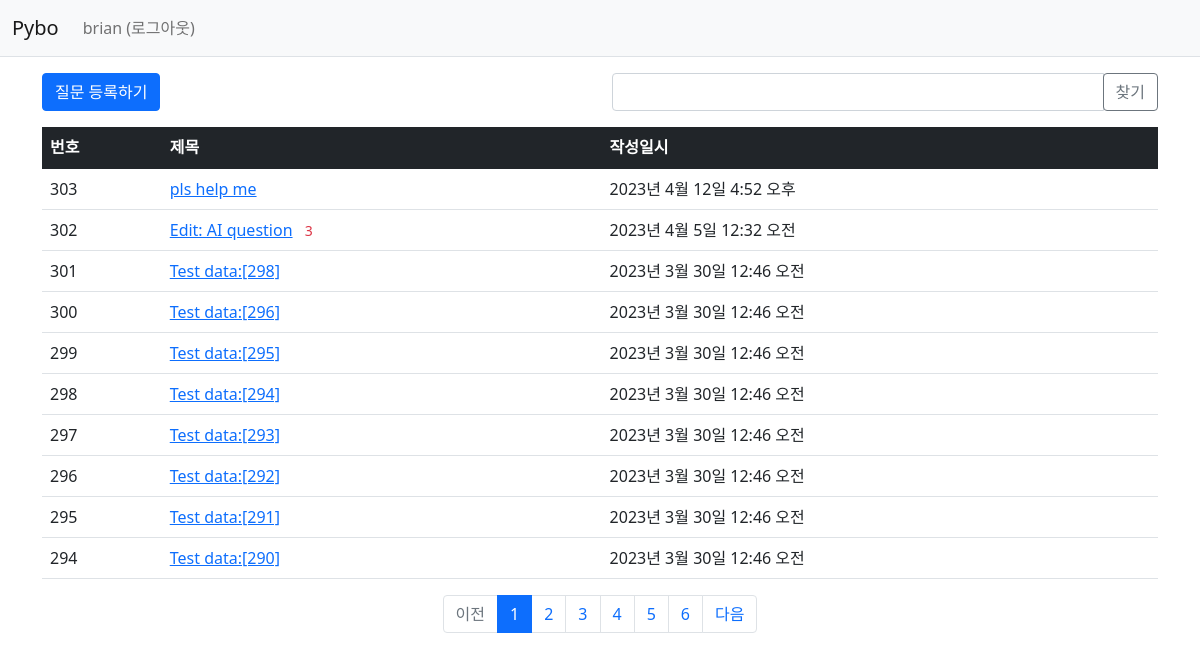
Page /pybo/ (signed in) on the committed database.
### pybo/models.py (models this page shows, shortened)
class Question(models.Model):
    author = models.ForeignKey(User, on_delete=models.CASCADE, related_name='author_question')  # question author
    subject = models.CharField(max_length=200)
    content = models.TextField()
    create_date = models.DateTimeField()
    modify_date = models.DateTimeField(null=True, blank=True)   # modified date
    voter = models.ManyToManyField(User, related_name='voter_question')    # 질문 추천인 추가. ManyToManyField = DB N:N relation

### pybo/views/base_views.py (the view, shortened to what this page needs)
# urls.py: path('', base_views.index, name='index'),    # '/'에 해당되는 path. 즉 http://localhost:8080/
def index(request):
    page = request.GET.get('page', '1')  # 페이지. # GET방식으로 호출된 url에서 page값을 가져올 때 사용됨
    kw = request.GET.get('kw','')   # 검색어
    question_list = Question.objects.order_by('-create_date')
    paginator = Paginator(question_list, 10)  # 페이지당 10개씩 보여주기
    page_obj = paginator.get_page(page)
    context = {'question_list': page_obj, 'page': page, 'kw': kw}
    return render(request, 'pybo/question_list.html', context)

### pybo/templatetags/pybo_filter.py (called while the page is built)
@register.filter
def sub(value, arg):
    return value - arg

### templates/pybo/question_list.html (shortened to what this page needs)
{%  extends 'base.html' %}
{% load pybo_filter %}
{% block content %}
<div class="container my-3">
    <div class="row my-3">
        <div class="col-6">
            <a href="{% url 'pybo:question_create' %}" class="btn btn-primary">질문 등록하기</a>
        </div>
        <div class="col-6">
            <div class="input-group">
                <input type="text" id="search_kw" class="form-control" value="{{ kw|default_if_none:'' }}">
                <div class="input-group-append">
                    <button class="btn btn-outline-secondary" type="button" id="btn_search">찾기</button>
                </div>
            </div>
        </div>
    </div>
    <table class="table">
        <thead>
        <tr class="table-dark">
            <th>번호</th>
            <th>제목</th>
            <th>작성일시</th>
        </tr>
        </thead>
        <tbody>
        {% if question_list %}
        {% for question in question_list %}
        <tr>
            <td>
                {{ question_list.paginator.count|sub:question_list.start_index|sub:forloop.counter0|add:1 }}
            </td>
            <td>
                <a href="{% url 'pybo:detail' question.id %}">{{ question.subject }}</a>
                {% if question.answer_set.count > 0 %}
                    <span class="text-danger small mx-2">{{ question.answer_set.count }}</span>
                {% endif %}
            </td>
            <td>{{ question.create_date }}</td>
        </tr>
        {% endfor %}
        {% else %}
        <tr>
            <td colspan="3">질문이 없습니다.</td>
        </tr>
        {% endif %}
        </tbody>
    </table>
    <ul class="pagination justify-content-center">
        {% if question_list.has_previous %}
        <li class="page-item">
        <a class="page-link" data-page="{{ question_list.previous_page_number }}"
           href="javascript:void(0)">이전</a>
        </li>
        {% else %}
        <li class="page-item disabled">
            <a class="page-link" tabindex="-1" aria-disabled="true" href="#">이전</a>
        </li>
        {% endif %}
        {% for page_number in question_list.paginator.page_range %}
        {% if page_number >= question_list.number|add:-5 and page_number <= question_list.number|add:5 %}
        {% if page_number == question_list.number %}
        <li class="page-item active" aria-current="page">
            <a class="page-link" data-page="{{ page_number }}"
               href="javascript:void(0)">{{ page_number }}</a>
        </li>
        {% else %}
        <li class="page-item">
            <a class="page-link" data-page="{{ page_number }}"
               href="javascript:void(0)">{{ page_number }}</a>
        </li>
        {% endif %}
        {% endif %}
        {% endfor %}
        {% if question_list.has_next %}
        <li class="page-item">
            <a class="page-link" data-page="{{ question_list.next_page_number }}"
               href="javascript:void(0)">다음</a>
        </li>
        {% else %}
        <li class="page-item disabled">
            <a class="page-link" tabindex="-1" aria-disabled="true" href="#">다음</a>
        </li>
        {% endif %}
    </ul>
</div>
{% endblock %}

### templates/navbar.html (shortened to what this page needs)
<nav class="navbar navbar-expand-lg navbar-light bg-light border-bottom">
    <div class="container-fluid">
        <a class="navbar-brand" href="{% url 'pybo:index' %}">Pybo</a>
        <div class="collapse navbar-collapse" id="navbarSupportedContent">
            <ul class="navbar-nav me-auto mb-2 mb-lg-0">
                <li class="nav-item">
                    {% if user.is_authenticated %}
                        <a class="nav-link" href="{% url 'common:logout' %}">{{ user.username }} (로그아웃)</a>
                    {% else %}
                        <a class="nav-link" href="{% url 'common:login' %}">로그인</a>
                    {% endif %}
                </li>
            </ul>
        </div>
    </div>
</nav>

### rows in the picture
Question: paginator.count|sub "303", subject "pls help me", create_date "2023년 4월 12일 4:52 오후"
Question: paginator.count|sub "302", subject "Edit: AI question", answer_set.count "3", create_date "2023년 4월 5일 12:32 오전"
Question: paginator.count|sub "301", subject "Test data:[298]", create_date "2023년 3월 30일 12:46 오전"
Question: paginator.count|sub "300", subject "Test data:[296]", create_date "2023년 3월 30일 12:46 오전"
Question: paginator.count|sub "299", subject "Test data:[295]", create_date "2023년 3월 30일 12:46 오전"
Question: paginator.count|sub "298", subject "Test data:[294]", create_date "2023년 3월 30일 12:46 오전"
Question: paginator.count|sub "297", subject "Test data:[293]", create_date "2023년 3월 30일 12:46 오전"
Question: paginator.count|sub "296", subject "Test data:[292]", create_date "2023년 3월 30일 12:46 오전"
Question: paginator.count|sub "295", subject "Test data:[291]", create_date "2023년 3월 30일 12:46 오전"
Question: paginator.count|sub "294", subject "Test data:[290]", create_date "2023년 3월 30일 12:46 오전"

### other values in the picture
{{ user.username }} "brian"
{{ page_number }} "1"
{{ page_number }} "2" "3" "4" "5" "6"
